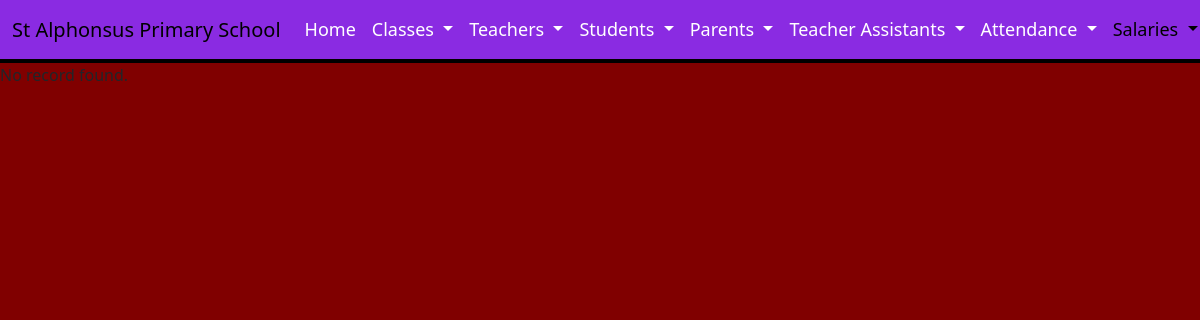
Before: /DigitalWebsite/EditSalaryUpdate.php?id=T001 with the older database file.
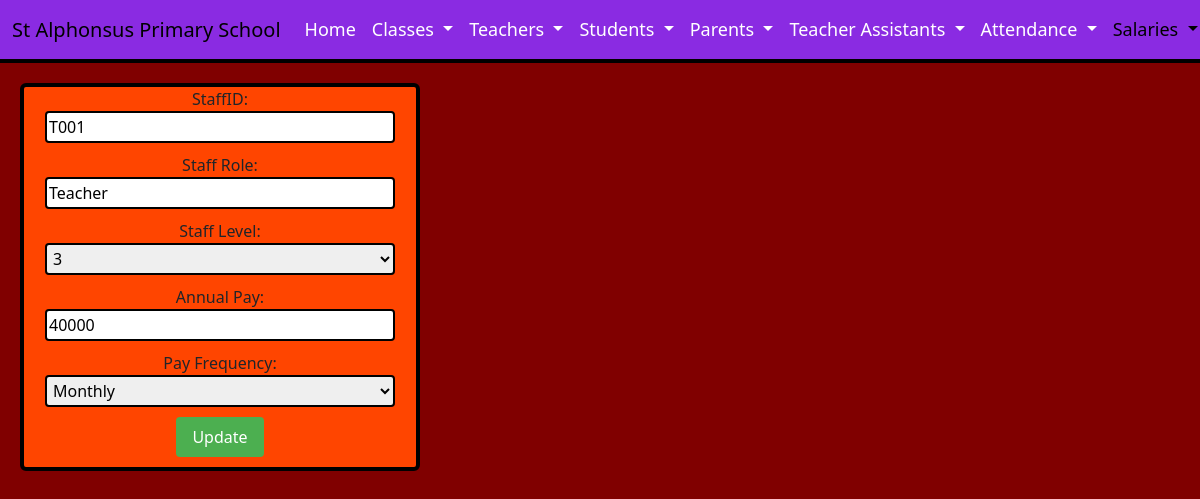
After: the same page with the newer database file.
### tables this page shows
CREATE TABLE `salaries` (
  `staffID` varchar(50) NOT NULL,
  `staffRole` varchar(50) NOT NULL,
  `staffLevel` varchar(50) DEFAULT NULL,
  `annualPay` decimal(10,0) DEFAULT NULL,
  `payFrequency` varchar(50) DEFAULT NULL
);

### DigitalWebsite/EditSalaryUpdate.php (the view, shortened to what this page needs)
<!DOCTYPE html>
 <html lang="en">
    <head>
      <link href="https://cdn.jsdelivr.net/npm/bootstrap@5.3.2/dist/css/bootstrap.min.css" rel="stylesheet">
    </head>
    <body>
      <nav class="navbar navbar-expand-lg bg-maroon">
        <div class="container-fluid">
          <a class="navbar-brand" href="index.html">St Alphonsus Primary School</a>
          <div class="collapse navbar-collapse" id="navbarNavDropdown">
            <ul class="navbar-nav">
              <li class="nav-item">
                <a class="nav-link" href="index.html">Home</a>
              </li>
              <li class="nav-item dropdown">
                <a class="nav-link dropdown-toggle" href="#" role="button" data-bs-toggle="dropdown" aria-expanded="false">
                  Classes
                </a>
              </li>
              <li class="nav-item dropdown">
                <a class="nav-link dropdown-toggle" href="#" role="button" data-bs-toggle="dropdown" aria-expanded="false">
                  Teachers
                </a>
              </li>
              <li class="nav-item dropdown">
                <a class="nav-link dropdown-toggle" href="#" role="button" data-bs-toggle="dropdown" aria-expanded="false">
                  Students
                </a>
              </li>
              <li class="nav-item dropdown">
                <a class="nav-link dropdown-toggle" href="#" role="button" data-bs-toggle="dropdown" aria-expanded="false">
                  Parents
                </a>
              </li>
              <li class="nav-item dropdown">
                <a class="nav-link dropdown-toggle" href="#" role="button" data-bs-toggle="dropdown" aria-expanded="false">
                  Teacher Assistants
                </a>
              </li>
              <li class="nav-item dropdown">
                <a class="nav-link dropdown-toggle" href="#" role="button" data-bs-toggle="dropdown" aria-expanded="false">
                  Attendance
                </a>
              </li>
              <li class="nav-item dropdown">
                <a class="nav-link dropdown-toggle active" href="#" role="button" data-bs-toggle="dropdown" aria-expanded="false">
                  Salaries
                </a>
              </li>
            </ul>
          </div>
        </div>
      </nav>
      <?php
        $staffID = $_GET['id'];
        $servername = "127.0.0.1";
        $username = "root";
        $password = "";
        $database = "school";
        $conn = new mysqli($servername, $username, $password, $database);
        $sql = "SELECT * FROM salaries WHERE staffID = '$staffID'";
        $result = $conn->query($sql);
        if ($result->num_rows > 0) {
          $row = $result->fetch_assoc();
      ?>
      <form action="EditSalaryUpdateSubmit.php" method="POST">
          StaffID: <input type="text" id="staffID" name="staffID" value="<?php echo $row['staffID']; ?>" readonly><br>
          Staff Role: <input type="text" id="staffRole" name="staffRole"  value="<?php echo $row['staffRole']; ?>" readonly><br>
          Staff Level:
          <select id="staffLevel" name="staffLevel" onchange="validatePay()">
          <option value="3" <?php if($row['staffLevel'] == 3) echo "selected"; ?>>3</option>
          </select>
          Annual Pay: <input type="number" id="annualPay" name="annualPay" value="<?php echo $row['annualPay']; ?>" required><br>
          Pay Frequency:
          <select id="payFrequency" name="payFrequency">
          <option value="Monthly" <?php if($row['payFrequency'] == 'Monthly') echo "selected"; ?>>Monthly</option>
          </select>
          <input type="submit" value="Update">
      </form>
      <?php
        } else {
          echo "No record found.";
        }
      ?>
    </body>
</html>

Changed rows visible on the page:
added salaries: staffID "T001", staffRole "Teacher", staffLevel "3", annualPay "40000", payFrequency "Monthly"
Other visible differences:
form field value: (not shown) → "Update"
text now shown: "StaffID: Staff Role: Staff Level: Annual Pay: Pay Frequency:"
